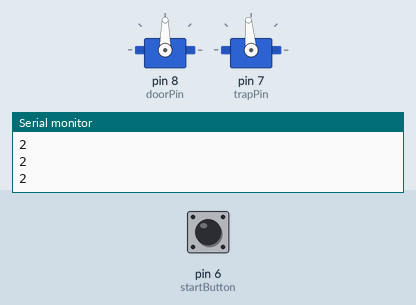
The sketch below on a simulated Arduino Uno, built with avr-gcc and run on an emulated ATmega328P. On the bench: 2 × servo, the last lines printed to the serial monitor. The inputs (shaded band) are chosen by the test bench; at power-on: pin 6 (startButton) LOW. Random numbers use the default seed unless the sketch sets one.

Above: at 1.2 s.
1.3 s: pin 6 (startButton) pulled HIGH for 0.15 s
4.4 s: pin 6 (startButton) pulsed HIGH 5 times (0.12 s each, 0.3 s apart)
At 20.2 s:
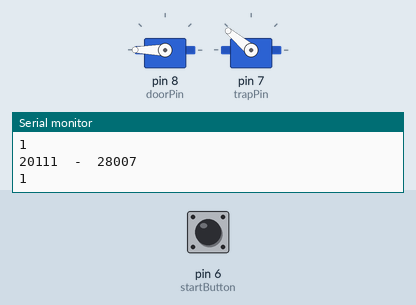
At 32.4 s:
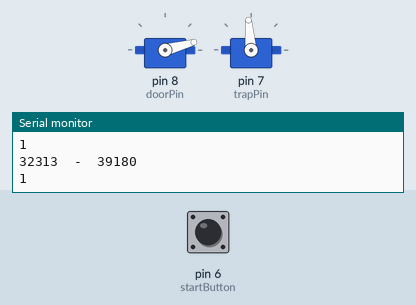
Timing chart, 0 to 33.5 s (numbered marks = the images above; inputs shaded):
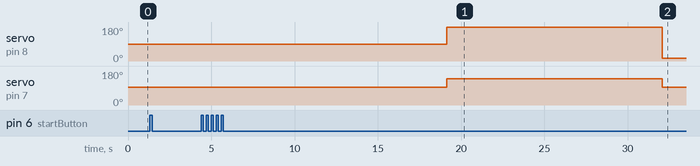

The sketch:

KimPossibleGolf.ino
```cpp
#include <SoftwareSerial.h>
#include <time.h>
#include <Servo.h>

//setting pins
#define ARDUINO_RX 11  //should connect toLesson plan  TX of the Serial MP3 Player module
#define ARDUINO_TX 10  //connect to RX of the module
#define startButton 6
#define trapPin 7
#define doorPin 8

SoftwareSerial mp3(ARDUINO_RX, ARDUINO_TX);

static int8_t Send_buf[8] = {0};

int gamemodeToggle = 2;

Servo trapDoor;
Servo cornerDoor;

long startTime = 0;
long moveTime = 10000;
long currentTime = 0;

int doorState = 0;
int trapState = 0;

#define CMD_PLAY_W_INDEX  0X03


void setup()
{
  mp3.begin(9600); //setup mp3
  cornerDoor.attach(doorPin);//setup servos
  trapDoor.attach(trapPin);
  Serial.begin(9600);  //for testing
  pinMode(startButton, INPUT); //define button pin
  trapDoor.write(95); //sets trap door in line with ground
}


void loop()
{
  long currentTime = millis();
  //reset - when pressed, toggle gamemode start/sleep
  if (digitalRead(startButton) == HIGH) {
    gamemodeToggle++;
    if(gamemodeToggle > 2){
      gamemodeToggle = 0;
    }
    delay(1000);    //button press buffer - long press is reset, short is sleep mode
  }


  //play song (0)
  if (gamemodeToggle == 0) {
    sendCommand(CMD_PLAY_W_INDEX, 0, 2);
    delay(1000);
    gamemodeToggle ++;
    startTime = currentTime; //sets the first time for warning & servos
    moveTime = currentTime + random(0, 6000) + 8000;
    doorState = (90 * random(0,4)) +15;//sets the first angle for door
    trapState = random(0,4); //sets first state for trapdoor - random number between 0-4, if less than 1 then open
    Serial.print(startTime); //for testing
    Serial.print("  -  ");
    Serial.println(moveTime);
    Serial.println(doorState);
    Serial.println(trapState);
  }


  //sleepmode (2)

  //play mode (1)
  if (gamemodeToggle == 1){
    Serial.print(currentTime); //for testing
    Serial.print("  -  ");
    Serial.println(moveTime);

    //wait for time and then run sound & servos
    if(currentTime >= moveTime){
      sendCommand(CMD_PLAY_W_INDEX, 0, 1); //warning beeps
      delay(4000); //warning wait
      cornerDoor.write(doorState); //rotates bueno nacho
      Serial.println(doorState);  //for testing
      if(trapState < 1){
        trapDoor.write(140);//down
      }
      else{
        trapDoor.write(95);//stay up
      }
      doorState = (90 * random(0,4)) +15;//resets the angle for door
      trapState = random(0,4); //resets first state for trapdoor - random number between 0-4, if less than 1 then ope
      startTime = currentTime; //resets timing for warning & servo action
      moveTime = currentTime + random(0, 6000) + 9000; //reset time
    }
  }

Serial.println(gamemodeToggle);


}


/********************************************************************************/
/*Function: Send command to the MP3                                             */
/*Parameter: byte command                                                       */
/*Parameter: byte dat1 parameter for the command                                */
/*Parameter: byte dat2 parameter for the command                                */

void sendCommand(byte command){
  sendCommand(command, 0, 0);
}

void sendCommand(byte command, byte dat1, byte dat2){
  delay(20);
  Send_buf[0] = 0x7E;    //
  Send_buf[1] = 0xFF;    //
  Send_buf[2] = 0x06;    // Len
  Send_buf[3] = command; //
  Send_buf[4] = 0x01;    // 0x00 NO, 0x01 feedback
  Send_buf[5] = dat1;    // datah
  Send_buf[6] = dat2;    // datal
  Send_buf[7] = 0xEF;    //
  for (uint8_t i = 0; i < 8; i++)
  {
    mp3.write(Send_buf[i]) ;
  }
}
```

Measured:
- after the input at 4.4 s, servo on pin 7 (trapPin): 95° → 140° after 14.7 s, → 95° 12.9 s later
